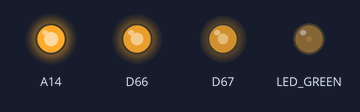
A program run on a simulated Raspberry Pi (BCM pin numbers). Parts: output pins drawn as LEDs (lit = HIGH). The clock reads 2024-03-15 10:24:30 at power-on unless the program sets it; each call to the cloud database takes 0.3 s, and an entry nobody has set reads as its off value or as empty; values from a settings file that is not in the repository are placeholders; what the program prints to the terminal is not drawn. At 61.8 s the program stops and its outputs stay as they are.

Above: at 0.1 s.
Timing chart, 0 to 1.6 s (numbered marks = the images above):
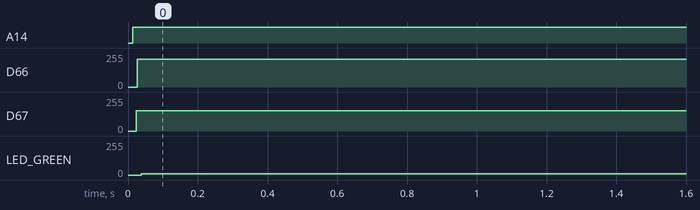

Measured:
- by itself, A14: LOW → HIGH at 0.01 s
- by itself, D66: 0/255 → 207/255 at 0.03 s
- by itself, D67: 0/255 → 152/255 at 0.02 s
- by itself, LED_GREEN: 0/255 → 11/255 at 0.04 s

The program:

firebase_push_uv.py
```python
#!/usr/bin/python -u
# -*- coding: utf-8 -*-
#PyrebaseはPython3で実行する！
#Pyrebaseを使ってfirebaseに値を入れる(PUSH)。
#エラーにより、インストールしたもの(以下４行)：


#import Libraries
import pyrebase
import datetime
import time
import SI1145 as SI1145
import firebaseConfig

#Firebase Configuration
config = firebaseConfig.readConfig()

#initialize app with config
firebase = pyrebase.initialize_app(config)

#Firebase Database Intialization
db = firebase.database()

#SI1145.pyからセンサ(UV, ir, vis)の値を取得する。
sensor = SI1145.SI1145()

#10秒*6回のデータを取得
for num in range(6):
    #現在日時を取得
    now = datetime.datetime.now()
    get_time = now.strftime('%Y/%m/%d %H:%M')

    #UVの値を取得
    UV = sensor.readUV()
    uvIndex = UV / 100.0

    print ("UV: " + str(uvIndex))

    data = {"time": get_time, "UV index": uvIndex}
    #push: save data into Firebase
    db.child("UV index").push(data)
    #10secごと
    time.sleep(10)
```

SI1145.py
```python
#!/usr/bin/python


# Author: Joe Gutting
# With use of Adafruit SI1145 library for Arduino, Adafruit_GPIO.I2C & BMP Library by Tony DiCola
#
# Permission is hereby granted, free of charge, to any person obtaining a copy
# of this software and associated documentation files (the "Software"), to deal
# in the Software without restriction, including without limitation the rights
# to use, copy, modify, merge, publish, distribute, sublicense, and/or sell
# copies of the Software, and to permit persons to whom the Software is
# furnished to do so, subject to the following conditions:
#
# The above copyright notice and this permission notice shall be included in
# all copies or substantial portions of the Software.
#
# THE SOFTWARE IS PROVIDED "AS IS", WITHOUT WARRANTY OF ANY KIND, EXPRESS OR
# IMPLIED, INCLUDING BUT NOT LIMITED TO THE WARRANTIES OF MERCHANTABILITY,
# FITNESS FOR A PARTICULAR PURPOSE AND NONINFRINGEMENT. IN NO EVENT SHALL THE
# AUTHORS OR COPYRIGHT HOLDERS BE LIABLE FOR ANY CLAIM, DAMAGES OR OTHER
# LIABILITY, WHETHER IN AN ACTION OF CONTRACT, TORT OR OTHERWISE, ARISING FROM,
# OUT OF OR IN CONNECTION WITH THE SOFTWARE OR THE USE OR OTHER DEALINGS IN
# THE SOFTWARE.

import logging
import time

import Adafruit_GPIO.I2C as I2C

# COMMANDS
SI1145_PARAM_QUERY                      = 0x80
SI1145_PARAM_SET                        = 0xA0
SI1145_NOP                              = 0x0
SI1145_RESET                            = 0x01
SI1145_BUSADDR                          = 0x02
SI1145_PS_FORCE                         = 0x05
SI1145_ALS_FORCE                        = 0x06
SI1145_PSALS_FORCE                      = 0x07
SI1145_PS_PAUSE                         = 0x09
SI1145_ALS_PAUSE                        = 0x0A
SI1145_PSALS_PAUSE                      = 0xB
SI1145_PS_AUTO                          = 0x0D
SI1145_ALS_AUTO                         = 0x0E
SI1145_PSALS_AUTO                       = 0x0F
SI1145_GET_CAL                          = 0x12

# Parameters
SI1145_PARAM_I2CADDR                    = 0x00
SI1145_PARAM_CHLIST                     = 0x01
SI1145_PARAM_CHLIST_ENUV                = 0x80
SI1145_PARAM_CHLIST_ENAUX               = 0x40
SI1145_PARAM_CHLIST_ENALSIR             = 0x20
SI1145_PARAM_CHLIST_ENALSVIS            = 0x10
SI1145_PARAM_CHLIST_ENPS1               = 0x01
SI1145_PARAM_CHLIST_ENPS2               = 0x02
SI1145_PARAM_CHLIST_ENPS3               = 0x04

SI1145_PARAM_PSLED12SEL                 = 0x02
SI1145_PARAM_PSLED12SEL_PS2NONE         = 0x00
SI1145_PARAM_PSLED12SEL_PS2LED1         = 0x10
SI1145_PARAM_PSLED12SEL_PS2LED2         = 0x20
SI1145_PARAM_PSLED12SEL_PS2LED3         = 0x40
SI1145_PARAM_PSLED12SEL_PS1NONE         = 0x00
SI1145_PARAM_PSLED12SEL_PS1LED1         = 0x01
SI1145_PARAM_PSLED12SEL_PS1LED2         = 0x02
SI1145_PARAM_PSLED12SEL_PS1LED3         = 0x04

SI1145_PARAM_PSLED3SEL                  = 0x03
SI1145_PARAM_PSENCODE                   = 0x05
SI1145_PARAM_ALSENCODE                  = 0x06

SI1145_PARAM_PS1ADCMUX                  = 0x07
SI1145_PARAM_PS2ADCMUX                  = 0x08
SI1145_PARAM_PS3ADCMUX                  = 0x09
SI1145_PARAM_PSADCOUNTER                = 0x0A
SI1145_PARAM_PSADCGAIN                  = 0x0B
SI1145_PARAM_PSADCMISC                  = 0x0C
SI1145_PARAM_PSADCMISC_RANGE            = 0x20
SI1145_PARAM_PSADCMISC_PSMODE           = 0x04

SI1145_PARAM_ALSIRADCMUX                = 0x0E
SI1145_PARAM_AUXADCMUX                  = 0x0F

SI1145_PARAM_ALSVISADCOUNTER            = 0x10
SI1145_PARAM_ALSVISADCGAIN              = 0x11
SI1145_PARAM_ALSVISADCMISC              = 0x12
SI1145_PARAM_ALSVISADCMISC_VISRANGE     = 0x20

SI1145_PARAM_ALSIRADCOUNTER             = 0x1D
SI1145_PARAM_ALSIRADCGAIN               = 0x1E
SI1145_PARAM_ALSIRADCMISC               = 0x1F
SI1145_PARAM_ALSIRADCMISC_RANGE         = 0x20

SI1145_PARAM_ADCCOUNTER_511CLK          = 0x70

SI1145_PARAM_ADCMUX_SMALLIR             = 0x00
SI1145_PARAM_ADCMUX_LARGEIR             = 0x03


# REGISTERS
SI1145_REG_PARTID                       = 0x00
SI1145_REG_REVID                        = 0x01
SI1145_REG_SEQID                        = 0x02

SI1145_REG_INTCFG                       = 0x03
SI1145_REG_INTCFG_INTOE                 = 0x01
SI1145_REG_INTCFG_INTMODE               = 0x02

SI1145_REG_IRQEN                        = 0x04
SI1145_REG_IRQEN_ALSEVERYSAMPLE         = 0x01
SI1145_REG_IRQEN_PS1EVERYSAMPLE         = 0x04
SI1145_REG_IRQEN_PS2EVERYSAMPLE         = 0x08
SI1145_REG_IRQEN_PS3EVERYSAMPLE         = 0x10


SI1145_REG_IRQMODE1                     = 0x05
SI1145_REG_IRQMODE2                     = 0x06

SI1145_REG_HWKEY                        = 0x07
SI1145_REG_MEASRATE0                    = 0x08
SI1145_REG_MEASRATE1                    = 0x09
SI1145_REG_PSRATE                       = 0x0A
SI1145_REG_PSLED21                      = 0x0F
SI1145_REG_PSLED3                       = 0x10
SI1145_REG_UCOEFF0                      = 0x13
SI1145_REG_UCOEFF1                      = 0x14
SI1145_REG_UCOEFF2                      = 0x15
SI1145_REG_UCOEFF3                      = 0x16
SI1145_REG_PARAMWR                      = 0x17
SI1145_REG_COMMAND                      = 0x18
SI1145_REG_RESPONSE                     = 0x20
SI1145_REG_IRQSTAT                      = 0x21
SI1145_REG_IRQSTAT_ALS                  = 0x01

SI1145_REG_ALSVISDATA0                  = 0x22
SI1145_REG_ALSVISDATA1                  = 0x23
SI1145_REG_ALSIRDATA0                   = 0x24
SI1145_REG_ALSIRDATA1                   = 0x25
SI1145_REG_PS1DATA0                     = 0x26
SI1145_REG_PS1DATA1                     = 0x27
SI1145_REG_PS2DATA0                     = 0x28
SI1145_REG_PS2DATA1                     = 0x29
SI1145_REG_PS3DATA0                     = 0x2A
SI1145_REG_PS3DATA1                     = 0x2B
SI1145_REG_UVINDEX0                     = 0x2C
SI1145_REG_UVINDEX1                     = 0x2D
SI1145_REG_PARAMRD                      = 0x2E
SI1145_REG_CHIPSTAT                     = 0x30

# I2C Address
SI1145_ADDR                             = 0x60

class SI1145(object):
        def __init__(self, address=SI1145_ADDR, busnum=I2C.get_default_bus()):

                self._logger = logging.getLogger('SI1145')

                # Create I2C device.
                self._device = I2C.Device(address, busnum)

                #reset device
                self._reset()

                # Load calibration values.
                self._load_calibration()

        # device reset
        def _reset(self):
                self._device.write8(SI1145_REG_MEASRATE0, 0)
                self._device.write8(SI1145_REG_MEASRATE1, 0)
                self._device.write8(SI1145_REG_IRQEN, 0)
                self._device.write8(SI1145_REG_IRQMODE1, 0)
                self._device.write8(SI1145_REG_IRQMODE2, 0)
                self._device.write8(SI1145_REG_INTCFG, 0)
                self._device.write8(SI1145_REG_IRQSTAT, 0xFF)

                self._device.write8(SI1145_REG_COMMAND, SI1145_RESET)
                time.sleep(.01)
                self._device.write8(SI1145_REG_HWKEY, 0x17)
                time.sleep(.01)

        # write Param
        def writeParam(self, p, v):
                self._device.write8(SI1145_REG_PARAMWR, v)
                self._device.write8(SI1145_REG_COMMAND, p | SI1145_PARAM_SET)
                paramVal = self._device.readU8(SI1145_REG_PARAMRD)
                return paramVal

        # load calibration to sensor
        def _load_calibration(self):
                # /***********************************/
                # Enable UVindex measurement coefficients!
                self._device.write8(SI1145_REG_UCOEFF0, 0x29)
                self._device.write8(SI1145_REG_UCOEFF1, 0x89)
                self._device.write8(SI1145_REG_UCOEFF2, 0x02)
                self._device.write8(SI1145_REG_UCOEFF3, 0x00)

                # Enable UV sensor
                self.writeParam(SI1145_PARAM_CHLIST, SI1145_PARAM_CHLIST_ENUV | SI1145_PARAM_CHLIST_ENALSIR | SI1145_PARAM_CHLIST_ENALSVIS | SI1145_PARAM_CHLIST_ENPS1)

                # Enable interrupt on every sample
                self._device.write8(SI1145_REG_INTCFG, SI1145_REG_INTCFG_INTOE)
                self._device.write8(SI1145_REG_IRQEN, SI1145_REG_IRQEN_ALSEVERYSAMPLE)

                # /****************************** Prox Sense 1 */

                # Program LED current
                self._device.write8(SI1145_REG_PSLED21, 0x03) # 20mA for LED 1 only
                self.writeParam(SI1145_PARAM_PS1ADCMUX, SI1145_PARAM_ADCMUX_LARGEIR)

                # Prox sensor #1 uses LED #1
                self.writeParam(SI1145_PARAM_PSLED12SEL, SI1145_PARAM_PSLED12SEL_PS1LED1)

                # Fastest clocks, clock div 1
                self.writeParam(SI1145_PARAM_PSADCGAIN, 0)

                # Take 511 clocks to measure
                self.writeParam(SI1145_PARAM_PSADCOUNTER, SI1145_PARAM_ADCCOUNTER_511CLK)

                # in prox mode, high range
                self.writeParam(SI1145_PARAM_PSADCMISC, SI1145_PARAM_PSADCMISC_RANGE | SI1145_PARAM_PSADCMISC_PSMODE)
                self.writeParam(SI1145_PARAM_ALSIRADCMUX, SI1145_PARAM_ADCMUX_SMALLIR)

                # Fastest clocks, clock div 1
                self.writeParam(SI1145_PARAM_ALSIRADCGAIN, 0)

                # Take 511 clocks to measure
                self.writeParam(SI1145_PARAM_ALSIRADCOUNTER, SI1145_PARAM_ADCCOUNTER_511CLK)

                # in high range mode
                self.writeParam(SI1145_PARAM_ALSIRADCMISC, SI1145_PARAM_ALSIRADCMISC_RANGE)

                # fastest clocks, clock div 1
                self.writeParam(SI1145_PARAM_ALSVISADCGAIN, 0)

                # Take 511 clocks to measure
                self.writeParam(SI1145_PARAM_ALSVISADCOUNTER, SI1145_PARAM_ADCCOUNTER_511CLK)

                # in high range mode (not normal signal)
                self.writeParam(SI1145_PARAM_ALSVISADCMISC, SI1145_PARAM_ALSVISADCMISC_VISRANGE)

                # measurement rate for auto
                self._device.write8(SI1145_REG_MEASRATE0, 0xFF) # 255 * 31.25uS = 8ms

                # auto run
                self._device.write8(SI1145_REG_COMMAND, SI1145_PSALS_AUTO)

        # returns the UV index * 100 (divide by 100 to get the index)
        def readUV(self):
                return self._device.readU16LE(0x2C)

        #returns visible + IR light levels
        def readVisible(self):
                return self._device.readU16LE(0x22)

        #returns IR light levels
        def readIR(self):
                return self._device.readU16LE(0x24)

        # Returns "Proximity" - assumes an IR LED is attached to LED
        def readProx(self):
                return self._device.readU16LE(0x26)
```
